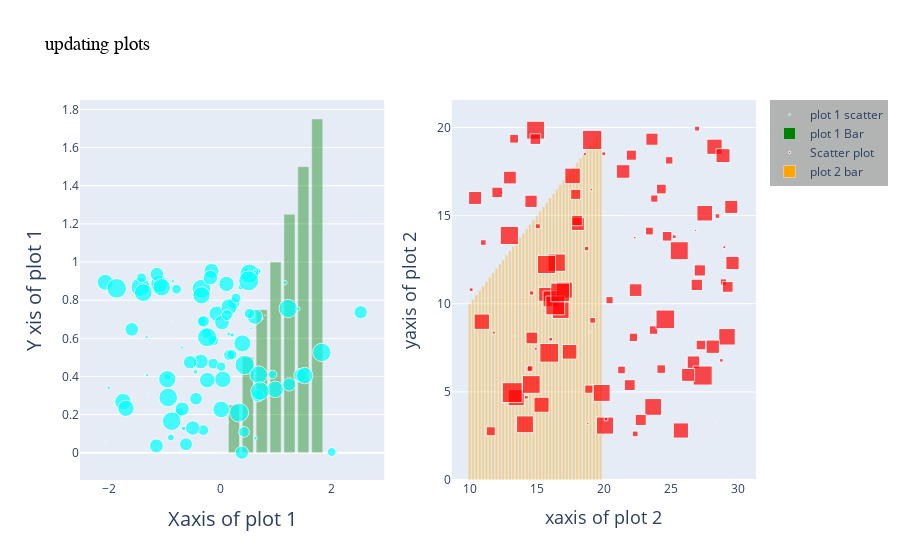

Notebook code for this chart:
### Code cell
fig.update_xaxes(title_text = 'xaxis of plot 2', title_font_size = 18, row = 1, col = 2)
fig.update_yaxes(title_text = 'yaxis of plot 2', title_font_size = 18, row = 1, col = 2)
fig.show()
